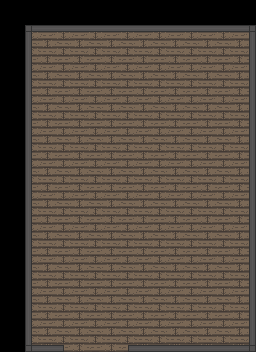

This is a level from a 2D game, rendered from its Tiled map with the project's own tilesets. A one-line summary and the complete map file follow:
An orthogonal 8x11 tile map with 32x32 px tiles, 2 tile layers (floor, walls), 1 hidden layer not drawn, 2 tilesets.

<map version="1.10" tiledversion="1.10.2" orientation="orthogonal" renderorder="right-down" width="8" height="11" tilewidth="32" tileheight="32" infinite="0" nextlayerid="4" nextobjectid="1">
 <editorsettings>
  <chunksize width="32" height="32" />
 </editorsettings>
 <tileset firstgid="1" source="../Tilesets/InnerWalls.tsx" />
 <tileset firstgid="17" source="../Tilesets/Floor.tsx" />
 <layer id="1" name="floor" width="8" height="11">
  <data encoding="csv">
0,0,0,0,0,0,0,0,
0,17,17,17,17,17,17,17,
0,17,17,17,17,17,17,17,
0,17,17,17,17,17,17,17,
0,17,17,17,17,17,17,17,
0,17,17,17,17,17,17,17,
0,17,17,17,17,17,17,17,
0,17,17,17,17,17,17,17,
0,17,17,17,17,17,17,17,
0,17,17,17,17,17,17,17,
0,17,17,17,17,17,17,17
</data>
 </layer>
 <layer id="3" name="prototype" width="8" height="11" visible="0">
  <data encoding="csv">
3,3,3,3,3,3,3,3,
3,2,2,2,2,2,2,3,
3,2,2,2,2,2,2,3,
3,2,2,2,2,2,2,3,
3,2,2,2,2,2,2,3,
3,2,2,2,2,2,2,3,
3,2,2,2,2,2,2,3,
3,2,2,2,2,2,2,3,
3,2,2,2,2,2,2,3,
3,2,2,2,2,2,2,3,
3,3,2,2,3,3,3,3
</data>
 </layer>
 <layer id="2" name="walls" width="8" height="11">
  <data encoding="csv">
8,4,4,4,4,4,4,7,
5,0,0,0,0,0,0,5,
5,0,0,0,0,0,0,5,
5,0,0,0,0,0,0,5,
5,0,0,0,0,0,0,5,
5,0,0,0,0,0,0,5,
5,0,0,0,0,0,0,5,
5,0,0,0,0,0,0,5,
5,0,0,0,0,0,0,5,
5,0,0,0,0,0,0,5,
6,10,0,0,11,4,4,9
</data>
 </layer>
</map>